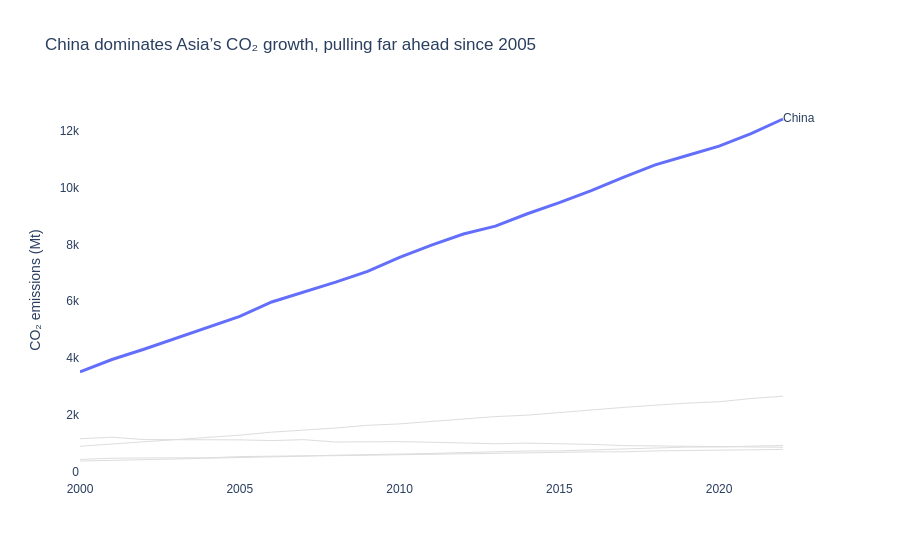

Write notebook code for a chart like this one.
### Markdown cell above
---
## Task 1 — Multi-Series Line Chart with Highlight

**What to build:** A line chart showing CO2 emissions over time for **all Asian countries** in the dataset, with one country highlighted.

**Requirements:**
- All countries shown (for context), but only **one highlighted in colour** — your choice which
- All other lines in grey (#DDDDDD), thinner
- Highlighted country **labelled directly** at the end of its line (not in a legend)
- Insight title that names the highlighted country and its story

> 💡 `df[df['Region'] == 'Asia']` to filter; use `go.Figure()` with a loop for per-country control

### Code cell
# Task 1 — Multi-series line with highlight
# YOUR CODE HERE
import pandas as pd
import plotly.graph_objects as go

# Filter to Asia
asia_df = df[df['Region'] == 'Asia']

# Choose highlight country
highlight_country = 'China'

fig = go.Figure()

# Add all countries
for country in asia_df['Country'].unique():
    country_df = asia_df[asia_df['Country'] == country]
    
    if country == highlight_country:
        fig.add_trace(go.Scatter(
            x=country_df['Year'],
            y=country_df['CO2_Mt'],
            mode='lines',
            line=dict(width=3),  # thicker line
            name=country,
        ))
        
        # Direct label at end
        fig.add_trace(go.Scatter(
            x=[country_df['Year'].iloc[-1]],
            y=[country_df['CO2_Mt'].iloc[-1]],
            text=[country],
            mode='text',
            textposition='middle right',
            showlegend=False
        ))
        
    else:
        fig.add_trace(go.Scatter(
            x=country_df['Year'],
            y=country_df['CO2_Mt'],
            mode='lines',
            line=dict(color='#DDDDDD', width=1),
            hoverinfo='skip',
            showlegend=False
        ))

# Layout styling (Lecture 2 rules)
fig.update_layout(
    title="China dominates Asia’s CO₂ growth, pulling far ahead since 2005",
    plot_bgcolor='white',
    paper_bgcolor='white',
    font=dict(family='Arial'),
    xaxis=dict(
        showgrid=False,
        showline=False,
        title=""
    ),
    yaxis=dict(
        showgrid=False,
        showline=False,
        title="CO₂ emissions (Mt)"
    ),
    showlegend=False
)

fig.show()

### Figure 1 — Plotly figure (JSON) as saved in the notebook; plotly's stock layout.template omitted (floating-point values rounded to 4 significant figures)
{"data": [{"line": {"width": 3}, "mode": "lines", "name": "China", "type": "scatter", "x": [2000, 2001, 2002, 2003, 2004, 2005, 2006, 2007, 2008, 2009, 2010, 2011, 2012, 2013, 2014, 2015, 2016, 2017, 2018, 2019, 2020, 2021, 2022], "y": [3514.0, 3952.0, 4312.0, 4692.0, 5079.0, 5468.0, 5974.0, 6323.0, 6673.0, 7053.0, 7543.0, 7972.0, 8365.0, 8641.0, 9078.0, 9466.0, 9887.0, 10360.0, 10790.0, 11130.0, 11450.0, 11900.0, 12410.0]}, {"mode": "text", "showlegend": false, "text": ["China"], "textposition": "middle right", "type": "scatter", "x": [2022], "y": [12410.0]}, {"hoverinfo": "skip", "line": {"color": "#DDDDDD", "width": 1}, "mode": "lines", "showlegend": false, "type": "scatter", "x": [2000, 2001, 2002, 2003, 2004, 2005, 2006, 2007, 2008, 2009, 2010, 2011, 2012, 2013, 2014, 2015, 2016, 2017, 2018, 2019, 2020, 2021, 2022], "y": [901.6, 974.6, 1056.0, 1146.0, 1205.0, 1291.0, 1396.0, 1466.0, 1542.0, 1637.0, 1687.0, 1774.0, 1865.0, 1945.0, 1994.0, 2092.0, 2177.0, 2267.0, 2345.0, 2419.0, 2466.0, 2580.0, 2661.0]}, {"hoverinfo": "skip", "line": {"color": "#DDDDDD", "width": 1}, "mode": "lines", "showlegend": false, "type": "scatter", "x": [2000, 2001, 2002, 2003, 2004, 2005, 2006, 2007, 2008, 2009, 2010, 2011, 2012, 2013, 2014, 2015, 2016, 2017, 2018, 2019, 2020, 2021, 2022], "y": [1166.0, 1220.0, 1136.0, 1131.0, 1151.0, 1127.0, 1101.0, 1133.0, 1050.0, 1061.0, 1064.0, 1042.0, 1005.0, 990.9, 1010.0, 996.6, 967.4, 925.1, 916.6, 914.5, 902.8, 898.1, 865.1]}, {"hoverinfo": "skip", "line": {"color": "#DDDDDD", "width": 1}, "mode": "lines", "showlegend": false, "type": "scatter", "x": [2000, 2001, 2002, 2003, 2004, 2005, 2006, 2007, 2008, 2009, 2010, 2011, 2012, 2013, 2014, 2015, 2016, 2017, 2018, 2019, 2020, 2021, 2022], "y": [438.1, 481.5, 490.6, 490.8, 494.6, 537.2, 539.0, 566.1, 570.0, 585.4, 595.9, 620.6, 631.1, 649.6, 646.2, 686.5, 704.0, 706.0, 738.5, 750.8, 755.8, 777.3, 789.5]}, {"hoverinfo": "skip", "line": {"color": "#DDDDDD", "width": 1}, "mode": "lines", "showlegend": false, "type": "scatter", "x": [2000, 2001, 2002, 2003, 2004, 2005, 2006, 2007, 2008, 2009, 2010, 2011, 2012, 2013, 2014, 2015, 2016, 2017, 2018, 2019, 2020, 2021, 2022], "y": [382.8, 400.4, 430.7, 453.8, 482.6, 501.9, 533.0, 551.8, 586.6, 602.5, 614.5, 647.3, 680.1, 717.7, 736.3, 738.2, 768.8, 813.7, 834.8, 872.3, 876.5, 898.5, 930.5]}], "layout": {"font": {"family": "Arial"}, "paper_bgcolor": "white", "plot_bgcolor": "white", "showlegend": false, "title": {"text": "China dominates Asia’s CO₂ growth, pulling far ahead since 2005"}, "xaxis": {"showgrid": false, "showline": false, "title": {"text": ""}}, "yaxis": {"showgrid": false, "showline": false, "title": {"text": "CO₂ emissions (Mt)"}}}}
